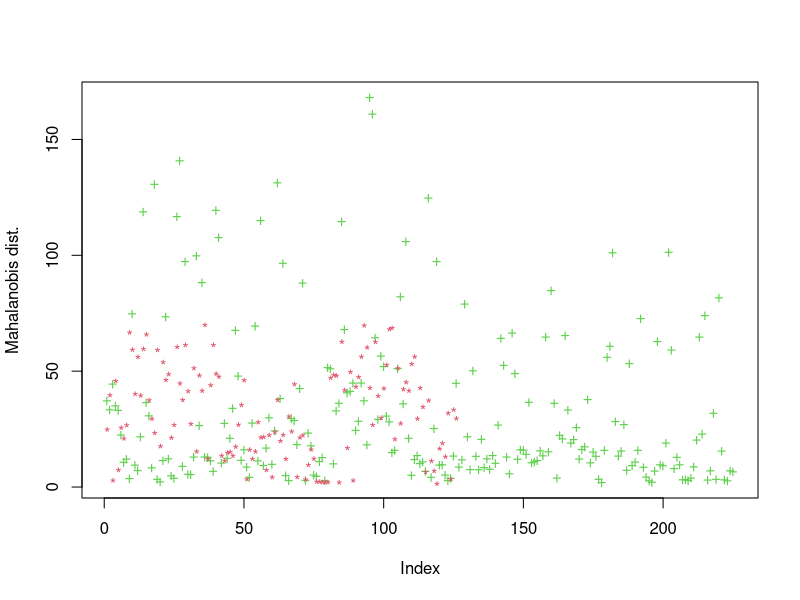

The R script that drew this image:
library("mlbench")
data("Ionosphere")
INS = Ionosphere

good = INS[INS$Class=="good",]
bad = INS[INS$Class=="bad",]

grows = nrow(good)
brows = nrow(bad)

good = scale(good[,3:34])
bad = scale(bad[,3:34])

cov_good = t(good) %*% good / (grows - 1)
cov_bad = t(bad) %*% bad / (brows - 1)

maha_good = rep(0,length = grows)
maha_bad = rep(0,length = brows)

for (i in 1:grows) {
  maha_good[i] = t(good[i,]) %*% solve(cov_good)  %*% good[i,];
}

for (i in 1:brows) {
  maha_bad[i] = t(bad[i,]) %*% solve(cov_bad)  %*% bad[i,];
}

plot(maha_good, pch="+", col=3, ylab = "Mahalanobis dist.");
points(maha_bad, pch="*", col=2);

confusion_matrix = matrix(0, nrow=2, ncol=2)
confusion_matrix[1,1] = length(maha_good[maha_good < 55])
confusion_matrix[1,2] = length(maha_good[maha_good >= 55])
confusion_matrix[2,1] = length(maha_bad[maha_bad <= 40])
confusion_matrix[2,2] = length(maha_bad[maha_bad > 40])

confusion_matrix